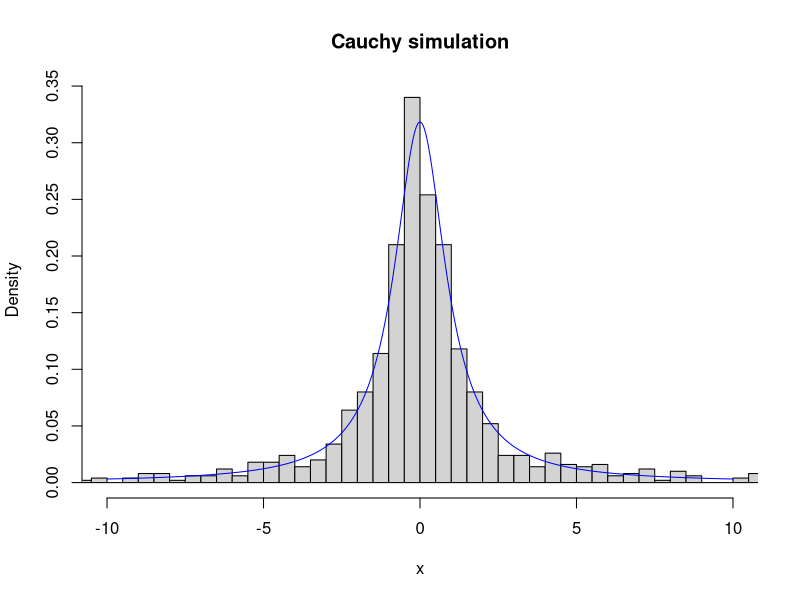
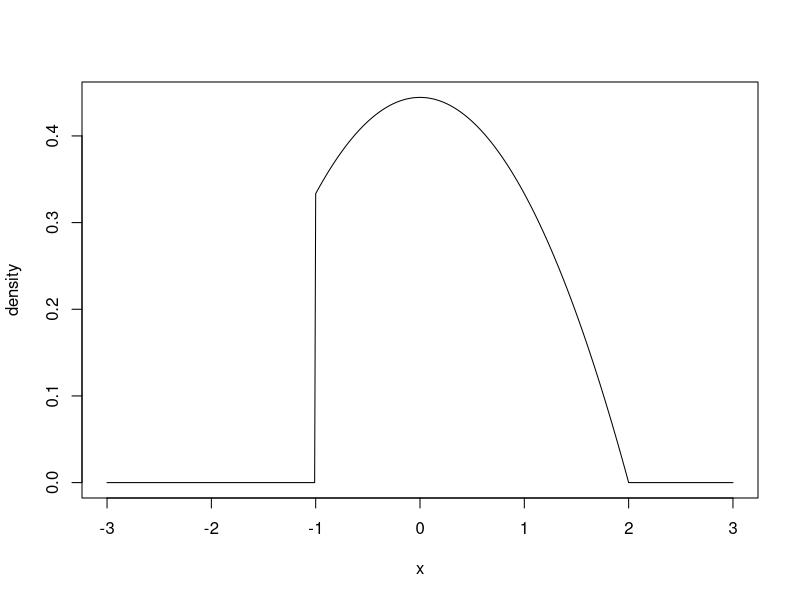
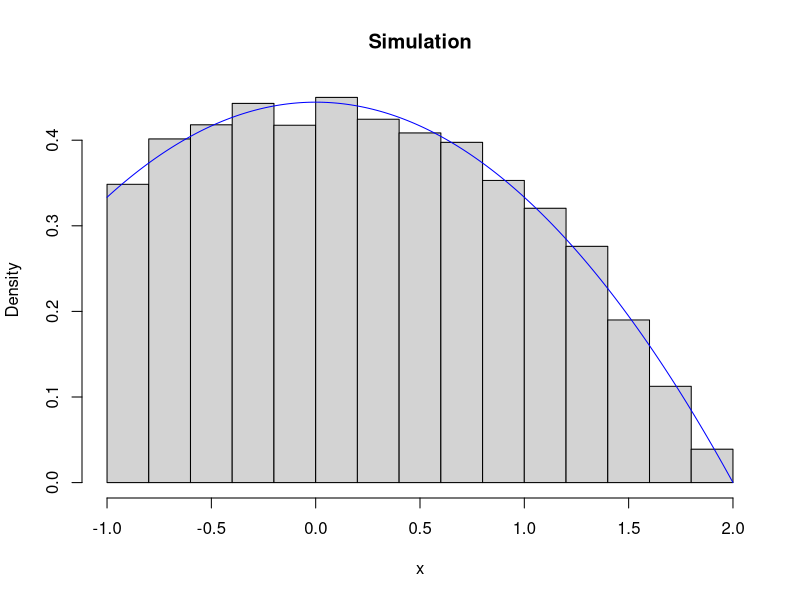
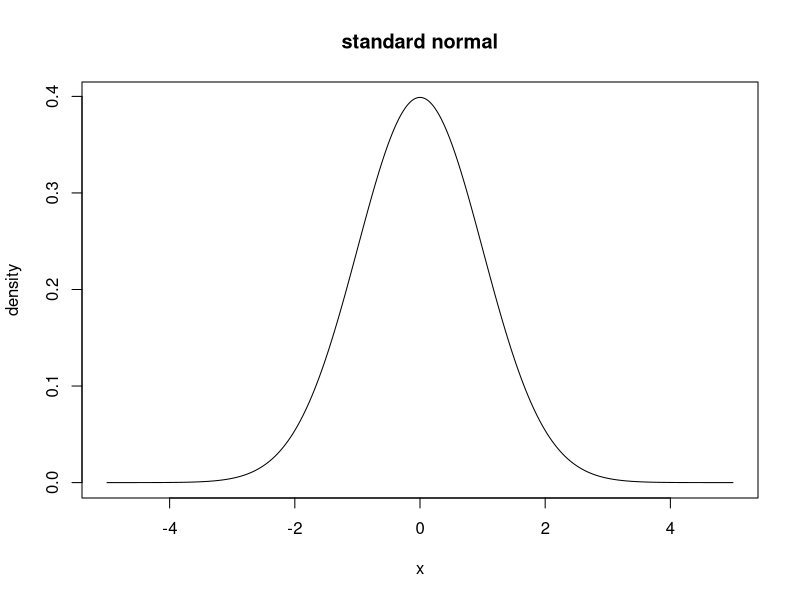
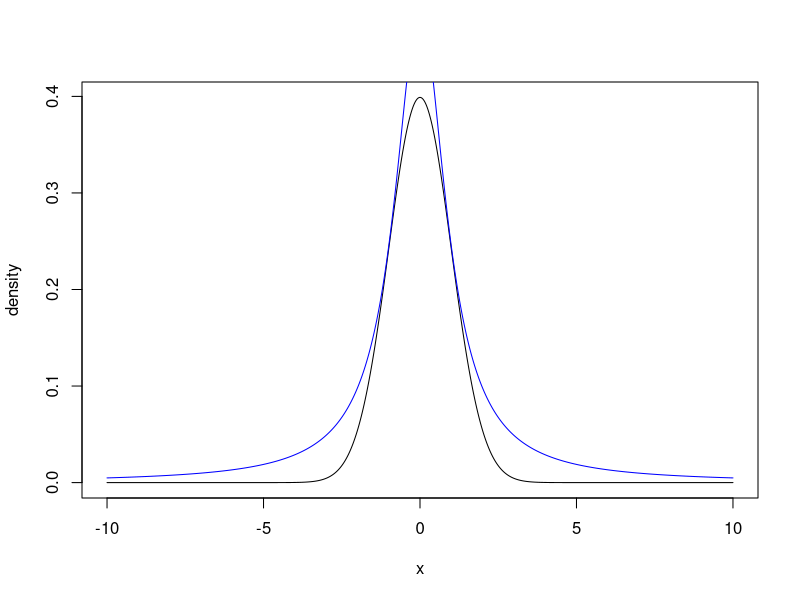
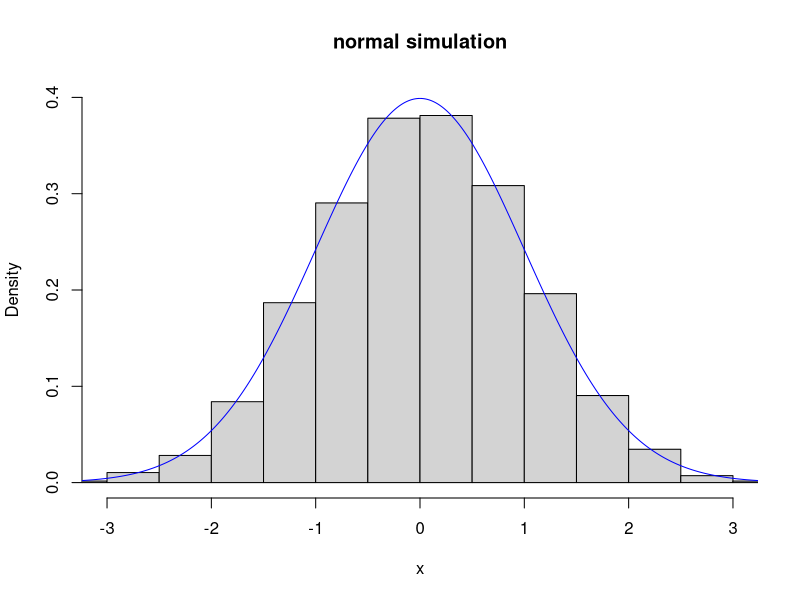
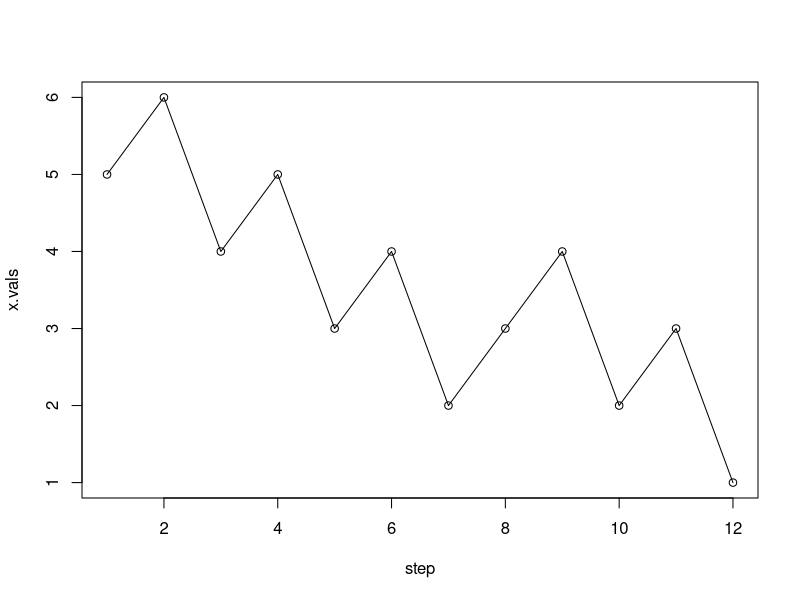
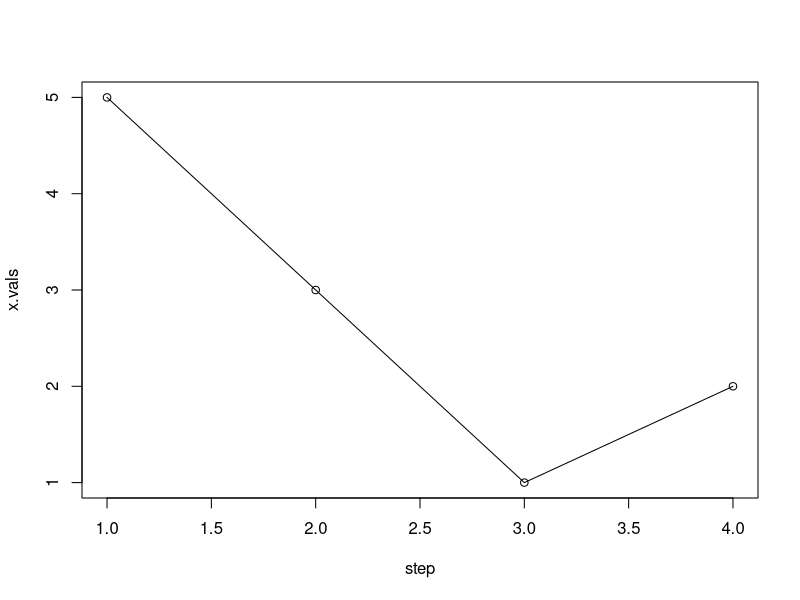

Recreate these plots in R, in order.
## ---- chunk 1
knitr::opts_chunk$set(echo = TRUE)
set.seed(0)
## ---- chunk 2
cauchy.sim <- function(n) {
  u <- runif(n)
  cauchy <- tan(pi*(u-1/2))
  return(cauchy)
}

# test 10 draws
cauchy.sim(10)
## ---- chunk 3
cauchy.draws <- cauchy.sim(1000)
hist(cauchy.draws, breaks = 10000, prob = T, xlim = c(-10, 10), xlab = "x", main = "Cauchy simulation")

# draw the true density function
x <- seq(-10, 10, .01)
lines(x, 1 / (pi*(1+x^2)), col = "blue")
## ---- chunk 4
# density
f <- function(vec) {
  # vectorization
  res <- ifelse(vec >= -1 & vec <= 2, 1/9*(4-vec*vec), 0)
  return(res)
}

x1 <- seq(-3, 3, 0.01)
plot(x1, f(x1), type = "l", xlab = "x", ylab = "density")
## ---- chunk 5
# envelope function
e <- function(vec) {
  res <- ifelse(vec >= -1 & vec <= 2, 4/9, 0)
  return(res)
}
## ---- chunk 6
size <- 10000
f.draws <- c()

# rejection algorithm
while(length(f.draws) < size) {
  y <- runif(1, -1, 2)
  u <- runif(1)
  if(u < f(y)/e(y)) {
    f.draws <- c(f.draws, y)
  } 
}
## ---- chunk 7
hist(f.draws, prob = T, xlab = "x", main = "Simulation")
x2 <- seq(-1, 2, 0.01)
lines(x2, 1/9 * (4-x2^2), col = "blue")
## ---- chunk 8
# standard normal
f1 <- function(vec) {
  res <- 1/sqrt(2*pi) * exp(-1/2*vec^2)
  return(res)
}

x3 <- seq(-5, 5, 0.01)
plot(x3, f1(x3), type = "l", xlab = "x", ylab = "density", main = "standard normal")
## ---- chunk 9
# envelope
e1 <- function(x, alpha) {
  stopifnot(alpha > 0, alpha < 1)
  res <- 1/(pi * (1+x^2) * alpha)
  return(res)
}
## ---- chunk 10
x4 <- seq(-10, 10, 0.01)
plot(x4, f1(x4), type = "l", xlab = "x", ylab = "density")
lines(x4, e1(x4, 0.65), col = "blue")
## ---- chunk 11
# normal distribution simulation function
normal.sim <- function(n) {
  res <- c()
  
  while(length(res) < n) {
    y <- cauchy.sim(1)
    u <- runif(1)
    
    if(u < f1(y)/e1(y, alpha = 0.65)) {
      res <- c(res, y)
    }
  }
  
  return(res)
}

normal.sim(10)
## ---- chunk 12
normal.draws <- normal.sim(10000)

hist(normal.draws, prob = T, xlim = c(-3, 3), xlab = "x", main = "normal simulation", ylim = c(0, 0.4))
x5 <- seq(-4, 4, 0.01)
lines(x5, 1/sqrt(2*pi) * exp(-1/2*x5^2), col = "blue")
## ---- chunk 13
x <- 5
x.vals <- c(x)
# random walk
while(x > 0) {
  d <- sample(c(-2, 1), 1)
  x <- x+d
  if(x > 0) {
    x.vals <- c(x.vals, x)
  }
}
## ---- chunk 14
plot(x.vals, type = "o", xlab = "step")
## ---- chunk 15
# random walk function
random.walk <- function(x.start = 5, plot.walk = T) {
  num.steps <- 0
  x <- x.start
  x.vals <- c(x)
  
  while(x > 0) {
    d <- sample(c(-2, 1), 1)
    x <- x+d
    if(x > 0) {
      x.vals <- c(x.vals, x)
    }
    num.steps <- num.steps+1
  }
  
  if(plot.walk) {
    plot(x.vals, type = "o", xlab = "step")
  }
  
  return(list(steps = num.steps, vals = x.vals))
}

random.walk()
random.walk()

random.walk(x.start = 10, plot.walk = F)
random.walk(x.start = 10, plot.walk = F)
## ---- chunk 16
steps <- c()
for(i in c(1:10000)) {
  steps <- c(steps, random.walk(plot.walk = F)[[1]])
}

# average number of steps
mean(steps)
## ---- chunk 17
random.walk <- function(x.start = 5, plot.walk = T, seed = NULL) {
  if(!is.null(seed)) {
    set.seed(seed)
  }
  
  num.steps <- 0
  x <- x.start
  x.vals <- c(x)
  
  while(x > 0) {
    d <- sample(c(-2, 1), 1)
    x <- x+d
    if(x > 0) {
      x.vals <- c(x.vals, x)
    }
    num.steps <- num.steps+1
  }
  
  if(plot.walk) {
    plot(x.vals, type = "o")
  }
  
  return(list(steps = num.steps, vals = x.vals))
}

random.walk()
random.walk()

random.walk(x.start = 5, plot.walk = F, seed = 33)
random.walk(x.start = 5, plot.walk = F, seed = 33)
## ---- chunk 18
g <- function(x) {
  return(sqrt(1-x^2))
}

plot(seq(0,1,.01), g(seq(0,1,.01)), type="l", col="purple", xlab = "x", ylab = "y")
## ---- chunk 19
pi_hat <- 0
n1 <- 0
n <- 0

# MC
while(abs(pi - pi_hat) > 1/1000) {
  u1 <- runif(1)
  u2 <- runif(1)
  if(u1^2 + u2^2 < 1) {
    n1 <- n1+1
  }
  n <- n+1
  pi_hat <- 4*n1/n
}

pi_hat
